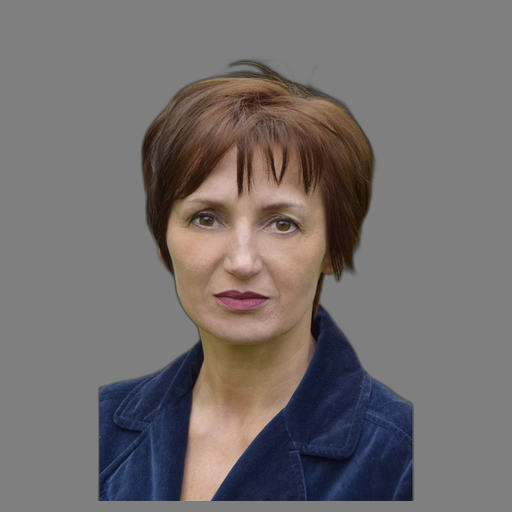
#> input picture experiments/inputs/first10/cutouts/web_clean_frontal_02.png, 512 x 512 px
$ python -i audit_nersemble_method_visual_gate.py   (imports and definitions only)
#> lines starting #> are read from the running program, lines starting #| are printed output that depends on the picture; after the words box and inside, x2 and y2 are one past the last pixel; in counts of white or black regions, pixels touching at a corner belong together
#!/usr/bin/env python3
"""Audit a NeRSemble method render with repo-safe masks and private visual notes."""

from __future__ import annotations

import argparse
import hashlib
import json
from datetime import datetime, timezone
from pathlib import Path
from typing import Any

import cv2  # type: ignore
import numpy as np
from PIL import Image, ImageDraw  # type: ignore


DATE = "2026-05-27"
PASS_DIAGNOSTIC = "PASS_DIAGNOSTIC_ONLY_NATIVE_GAUSSIAN_RENDERER_WITH_LIMITATIONS"
BLOCKED = "BLOCKED_NERSEMBLE_METHOD_VISUAL_GATE"


def load_json(path: Path) -> dict[str, Any]:
    return json.loads(path.read_text(encoding="utf-8"))


def write_json(path: Path, payload: dict[str, Any]) -> None:
    path.parent.mkdir(parents=True, exist_ok=True)
    path.write_text(json.dumps(payload, indent=2, sort_keys=True) + "\n", encoding="utf-8")


# [13 lines left out: functions sha256_file, read_mask, not called in this run]


def read_prediction_mask(path: Path) -> np.ndarray:
    image = cv2.imread(str(path), cv2.IMREAD_UNCHANGED)
#> image is the input picture: shape (512, 512, 3); mean B, G, R 109.5, 110.1, 115.5
    if image is None:
        raise RuntimeError(f"could not read {path}")
    if image.ndim == 3 and image.shape[2] == 4:
        return image[:, :, 3] > 8
    rgb = cv2.cvtColor(image[:, :, :3], cv2.COLOR_BGR2RGB).astype(np.float32) / 255.0
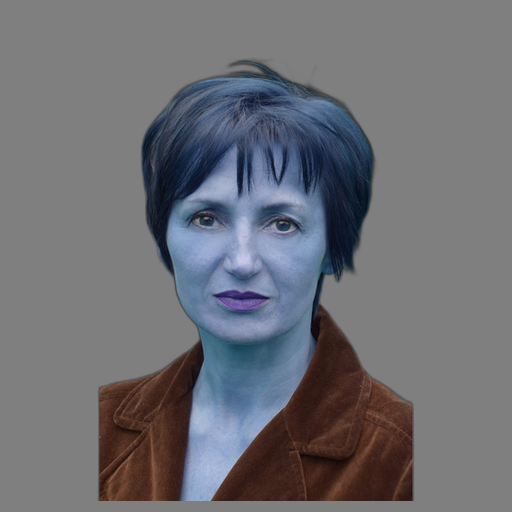
#> rgb: shape (512, 512, 3) float32; mean B, G, R 0.453, 0.432, 0.43
    height, width = rgb.shape[:2]
#> height = 512; width = 512
    border = max(4, min(height, width) // 20)
#> border = 25
    border_pixels = np.concatenate(
        [
            rgb[:border, :, :].reshape(-1, 3),
            rgb[-border:, :, :].reshape(-1, 3),
            rgb[:, :border, :].reshape(-1, 3),
            rgb[:, -border:, :].reshape(-1, 3),
        ],
        axis=0,
    )
    quantized = np.clip(border_pixels * 255.0, 0, 255).astype(np.uint8) // 16
    colors, counts = np.unique(quantized, axis=0, return_counts=True)
#> colors = 67 rows, first 8: [0, 0, 2], [0, 1, 2], [0, 1, 3], [1, 1, 2], [1, 1, 3], [1, 2, 3], [1, 2, 4], [1, 2, 5]; counts = 67 values, max 46778 at index 41, min 1 at index 16, mean 764.2
    mode = colors[int(np.argmax(counts))]
#> mode = [7, 7, 7]
    background = (mode.astype(np.float32) * 16.0 + 8.0) / 255.0
#> background = [0.471, 0.471, 0.471]
    mask = np.linalg.norm(rgb - background[None, None, :], axis=-1) > 0.08
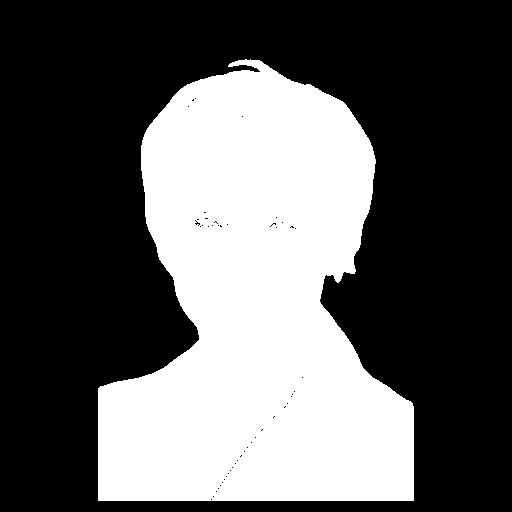
#> mask: shape (512, 512) bool; 36.6% white; 1 white region, box (x1, y1, x2, y2) and area: (98, 59, 414, 501) 95853
    kernel = np.ones((5, 5), np.uint8)
    mask_u8 = cv2.morphologyEx((mask.astype(np.uint8) * 255), cv2.MORPH_OPEN, kernel)
#> mask_u8: shape (512, 512); 36.5% white; 1 white region, box (x1, y1, x2, y2) and area: (98, 60, 414, 501) 95762
    mask_u8 = cv2.morphologyEx(mask_u8, cv2.MORPH_CLOSE, kernel)
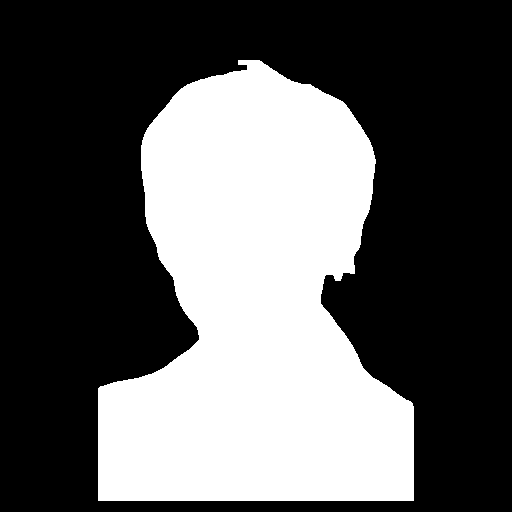
#> mask_u8: shape (512, 512); 36.6% white; 1 white region, box (x1, y1, x2, y2) and area: (98, 60, 414, 501) 95933
    return mask_u8 > 0


# [267 lines left out: functions mask_iou, mask_stats, resize_mask, tile_from_mask, overlap_mask, make_mask_sheet and 2 more, not called in this run]


# [2 lines not run here, left out]

>>> result = read_prediction_mask('../experiments/inputs/first10/cutouts/web_clean_frontal_02.png')

$ run again, on experiments/inputs/first10/cutouts/web_complex_hair_02.png
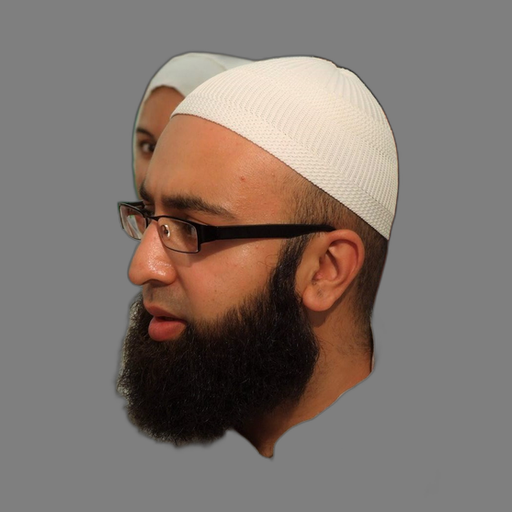
#> input picture experiments/inputs/first10/cutouts/web_complex_hair_02.png, 512 x 512 px
#> in read_prediction_mask, image is the input picture: shape (512, 512, 3); mean B, G, R 109.8, 116.6, 128.3
#> in read_prediction_mask, `rgb = cv2.cvtColor(image[:, :, :3], cv2.COLOR_BGR2RGB).astype(np.float..`:
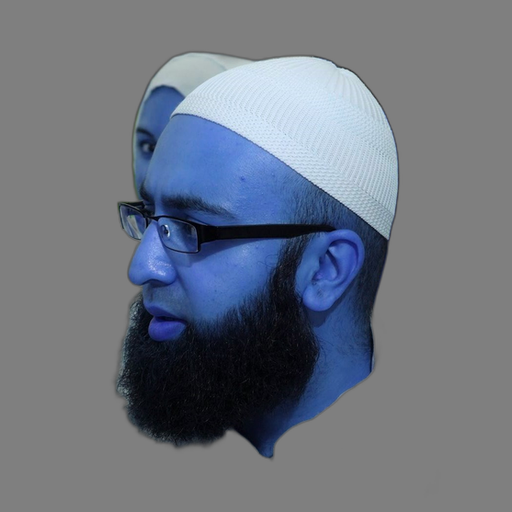
#> rgb: shape (512, 512, 3) float32; mean B, G, R 0.504, 0.458, 0.431
#> colors = [[7, 7, 7]]; counts = [51200]
#> mode = [7, 7, 7]
#> background = [0.471, 0.471, 0.471]
#> mask: shape (512, 512) bool; 35.7% white; 2 white regions (1 under 20 px), largest, box (x1, y1, x2, y2) and area: (114, 52, 400, 460) 93485
#> in read_prediction_mask, `mask_u8 = cv2.morphologyEx((mask.astype(np.uint8) * 255), cv2.MORPH_OP..`:
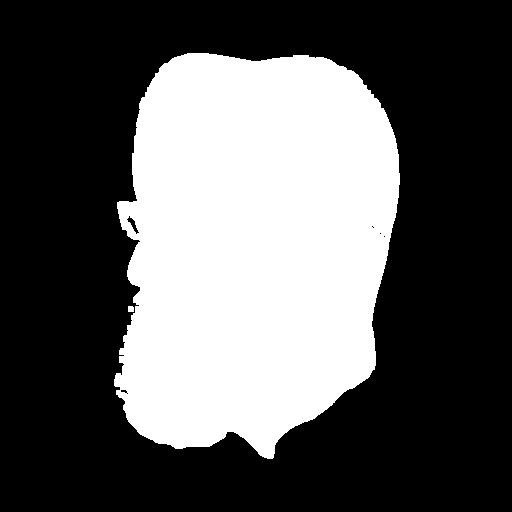
#> mask_u8: shape (512, 512); 35.5% white; 2 white regions, box (x1, y1, x2, y2) and area: (114, 53, 400, 459) 92931, (128, 306, 134, 312) 35

$ run again, on experiments/inputs/first10/cutouts/web_glasses_02.png
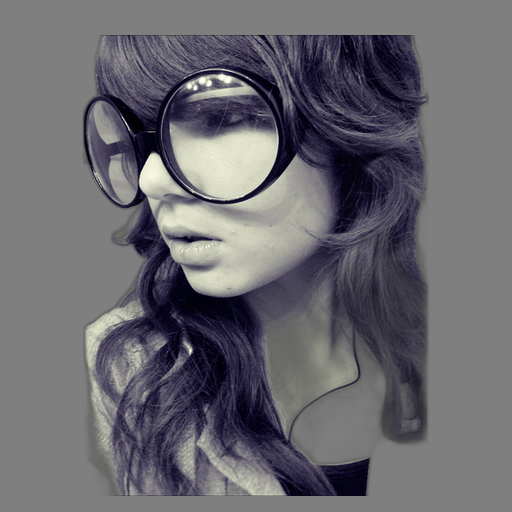
#> input picture experiments/inputs/first10/cutouts/web_glasses_02.png, 512 x 512 px
#> in read_prediction_mask, image is the input picture: shape (512, 512, 3); mean B, G, R 110.3, 104, 105.4
#> colors = 53 rows, first 8: [0, 0, 0], [0, 0, 1], [0, 0, 2], [1, 0, 1], [1, 0, 2], [1, 1, 2], [1, 1, 3], [2, 1, 3]; counts = 53 values, max 49044 at index 32, min 1 at index 3, mean 966
#> mode = [7, 7, 7]
#> background = [0.471, 0.471, 0.471]
#> in read_prediction_mask, `mask = np.linalg.norm(rgb - background[None, None, :], axis=-1) > 0.08`:
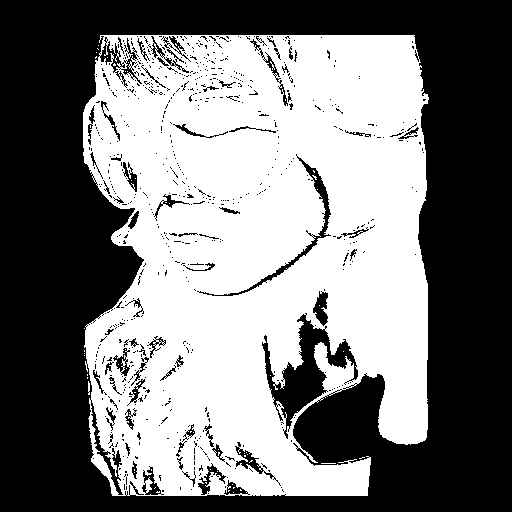
#> mask: shape (512, 512) bool; 48.9% white; 63 white regions (61 under 20 px), largest, box (x1, y1, x2, y2) and area: (83, 35, 429, 496) 127967, (88, 381, 90, 395) 24
#> in read_prediction_mask, `mask_u8 = cv2.morphologyEx(mask_u8, cv2.MORPH_CLOSE, kernel)`:
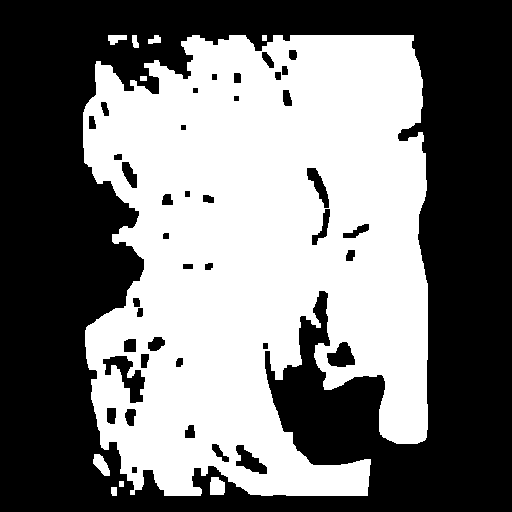
#> mask_u8: shape (512, 512); 47.3% white; 10 white regions, largest, box (x1, y1, x2, y2) and area: (83, 35, 428, 496) 123195, (210, 477, 225, 495) 239, (93, 454, 110, 476) 221

$ run again, on experiments/inputs/first10/cutouts/web_occlusion_lowq_01.png
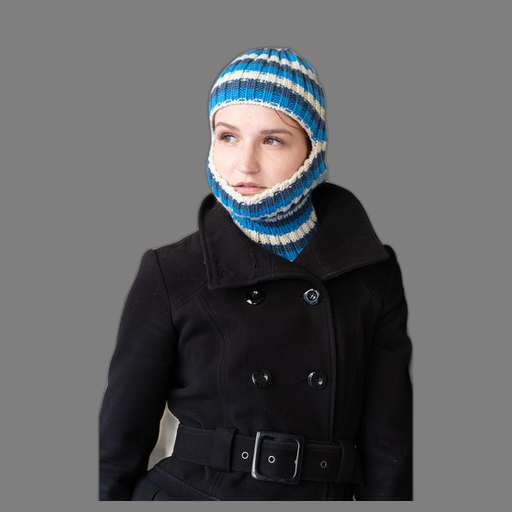
#> input picture experiments/inputs/first10/cutouts/web_occlusion_lowq_01.png, 512 x 512 px
#> in read_prediction_mask, image is the input picture: shape (512, 512, 3); mean B, G, R 97.6, 96, 95.6
#> colors = 30 rows, first 8: [0, 0, 0], [0, 0, 1], [0, 1, 1], [1, 0, 0], [1, 0, 1], [1, 1, 0], [1, 1, 1], [1, 1, 2]; counts = 30 values, max 46776 at index 29, min 1 at index 5, mean 1706.7
#> mode = [7, 7, 7]
#> background = [0.471, 0.471, 0.471]
#> in read_prediction_mask, `mask = np.linalg.norm(rgb - background[None, None, :], axis=-1) > 0.08`:
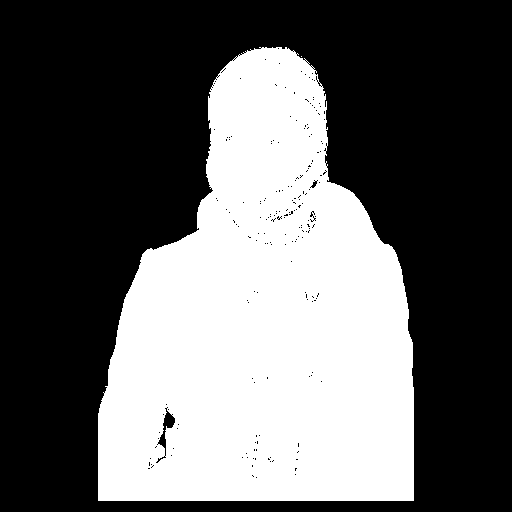
#> mask: shape (512, 512) bool; 38.3% white; 2 white regions (1 under 20 px), largest, box (x1, y1, x2, y2) and area: (98, 47, 414, 501) 100521
#> in read_prediction_mask, `mask_u8 = cv2.morphologyEx(mask_u8, cv2.MORPH_CLOSE, kernel)`:
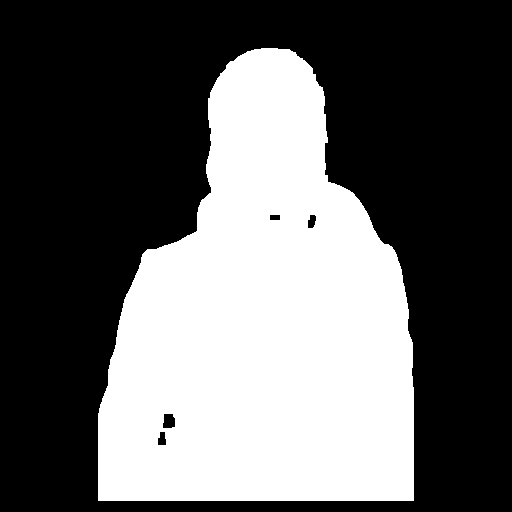
#> mask_u8: shape (512, 512); 38.4% white; 1 white region, box (x1, y1, x2, y2) and area: (98, 48, 414, 501) 100560
